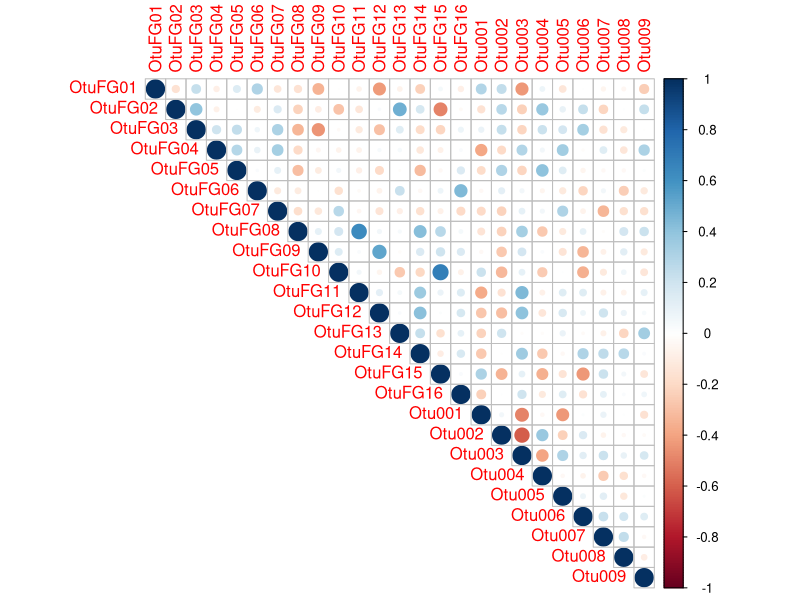

Here is the R script that generated this plot:
library(readxl)
library(psych)
library(corrplot)

corrdata <- read_excel(path="raw_data_fungi/combined_fungi_plants.xlsx", 
                       col_types=c(Group = "text", OtuFG01 = "numeric", OtuFG02 = "numeric", OtuFG03 = "numeric", OtuFG04 = "numeric",
                                   OtuFG05 = "numeric", OtuFG06 = "numeric", OtuFG07 = "numeric", OtuFG08 = "numeric", OtuFG09 = "numeric",
                                   OtuFG10 = "numeric", OtuFG11 = "numeric", OtuFG12 = "numeric", OtuFG13 = "numeric", OtuFG14 = "numeric",
                                   OtuFG15 = "numeric", OtuFG16 = "numeric", Otu001 = "numeric", Otu002 = "numeric", Otu003 = "numeric",
                                   Otu004 = "numeric", Otu005 = "numeric", Otu006 = "numeric", Otu007 = "numeric", Otu008 = "numeric", 
                                   Otu009 = "numeric"))
                                   
corrresults <- cor(corrdata[,unlist(lapply(corrdata, is.numeric))], method = "spearman", use = "pairwise.complete.obs")
test <- corr.test(corrdata[2:26], method = "spearman")
corrplot(corrresults, type="upper")
